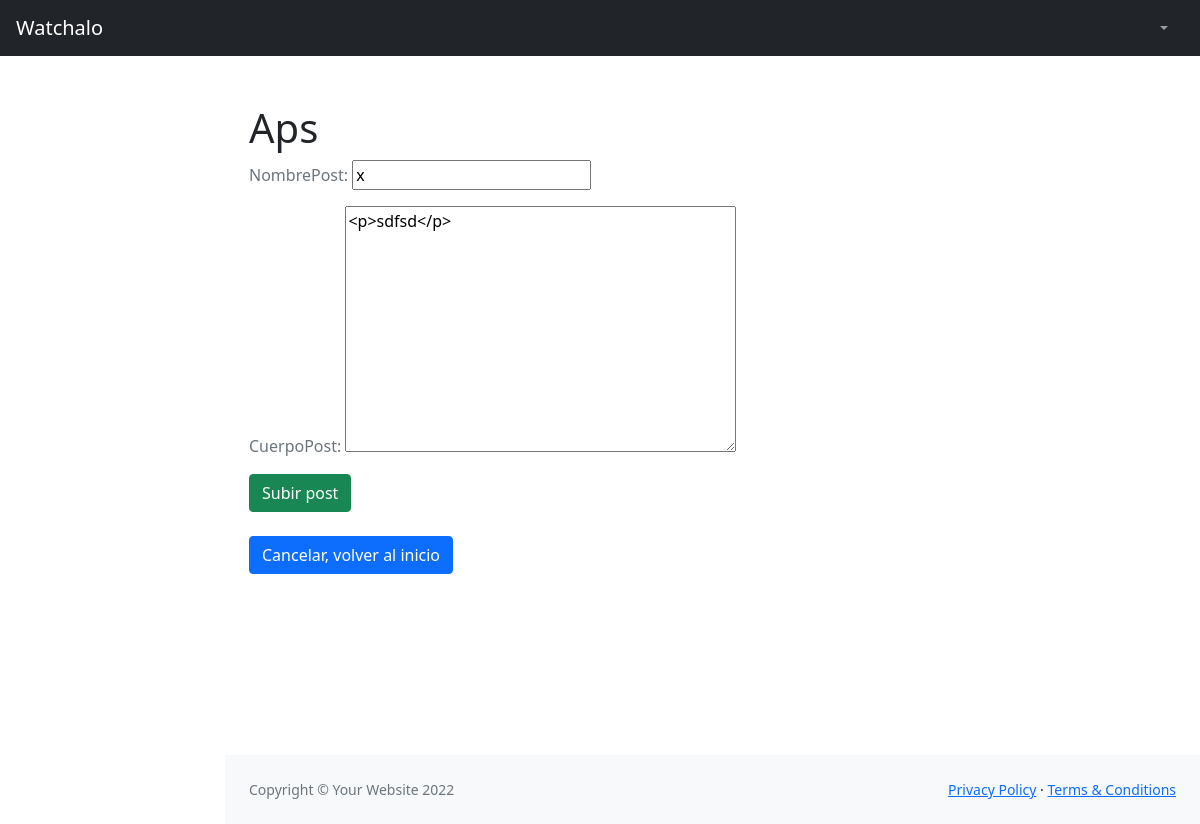
The page /Aplicacion1/editarPost/1 on the database as committed earlier.
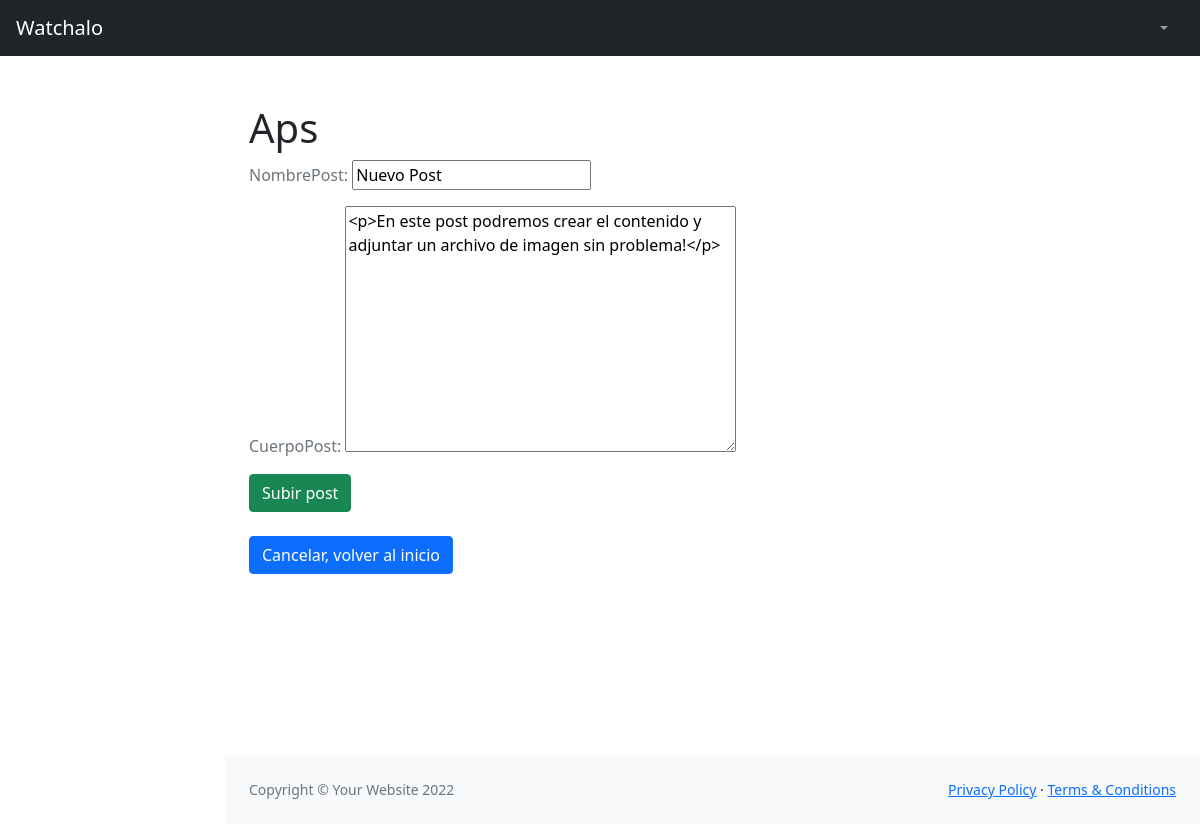
The same page on the database as committed later.
### Aplicacion1/models.py (models this page shows, shortened)
class Post(models.Model):
    nombrePost = models.CharField(max_length=50)
    CuerpoPost = RichTextField(blank = True, null = True, max_length=5000)
    fechaPublicacion = models.DateTimeField(auto_now_add=True)
    user = models.ForeignKey(User,blank=True,null=True, on_delete=models.CASCADE, related_name = "posts")
    imagen = models.ImageField(blank = True, null = True, upload_to="images/", verbose_name="Subir imagen")

### Aplicacion1/views.py (the view)
# urls.py: path('editarPost/<pk>', editarPost.as_view(), name='editarPost'),
class editarPost(UpdateView):
    model = Post
    success_url ='/Aplicacion1/Inicio/'
    fields = ['nombrePost','CuerpoPost']

### Aplicacion1/templates/Aplicacion1/post_form.html (shortened to what this page needs)
{% extends "Aplicacion1/Padre.html" %}
{% load static %}
{% block seccion_nombre %}
<h1>Aps</h1>
{% endblock %}
{% block cuerpo %}
<form method="POST" enctype="multipart/form-data">{% csrf_token %}
    {{form.as_p}}
    <input type="submit" class="btn btn-success" value="Subir post">
</form>
<br>
<a href="{% url 'Aplicacion1:Inicio' %}"><button type="button" class="btn btn-primary">Cancelar, volver al inicio</button></a>
{% endblock %}

Rows that differ between the two databases and show on the page:
changed Post: nombrePost "x" → "Nuevo Post"; CuerpoPost "<p>sdfsd</p>" → "<p>En este post podremos crear el contenido y adjuntar un archivo de imagen sin problema!</p>"
